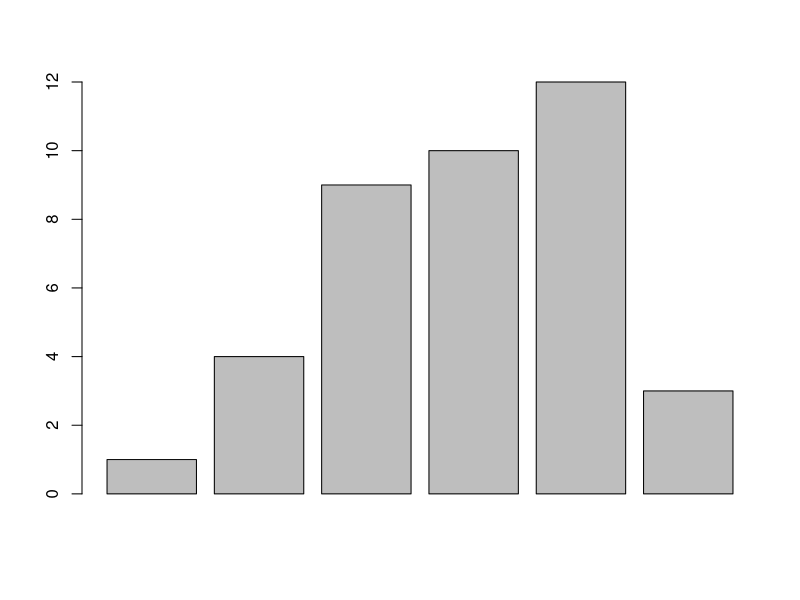
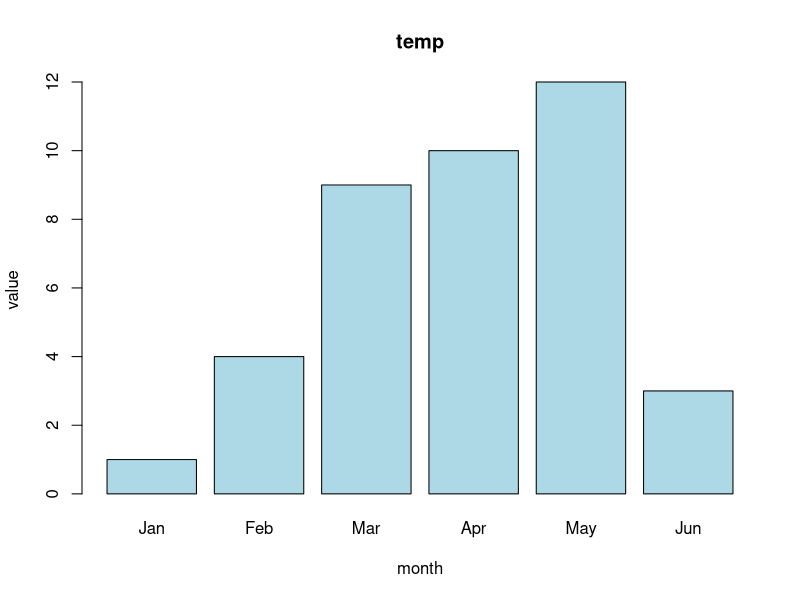
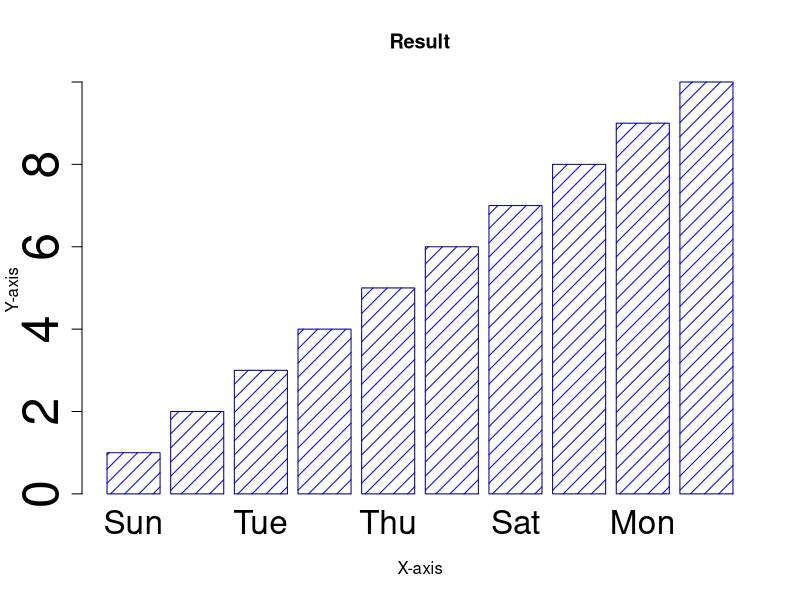
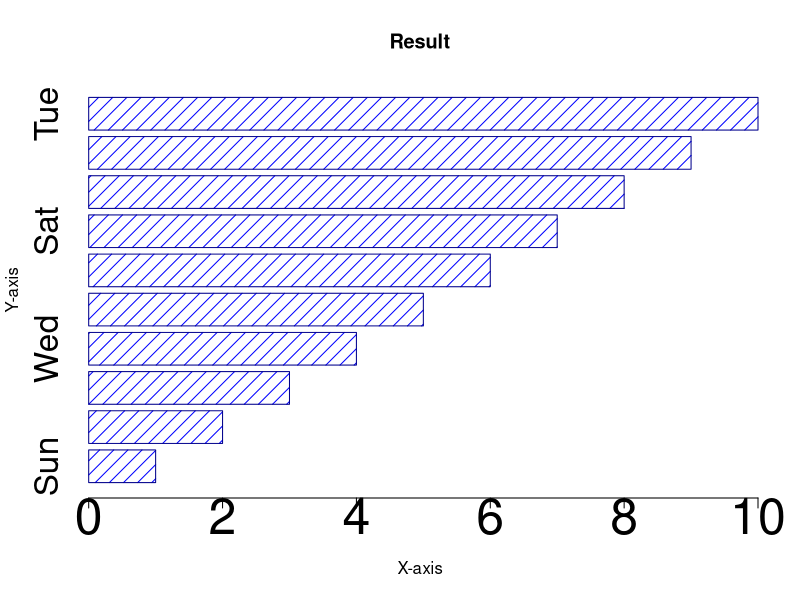
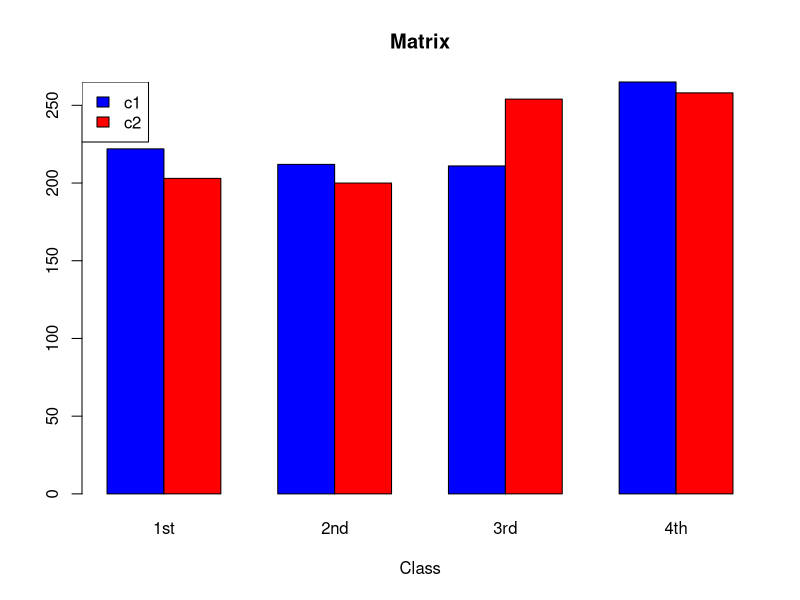
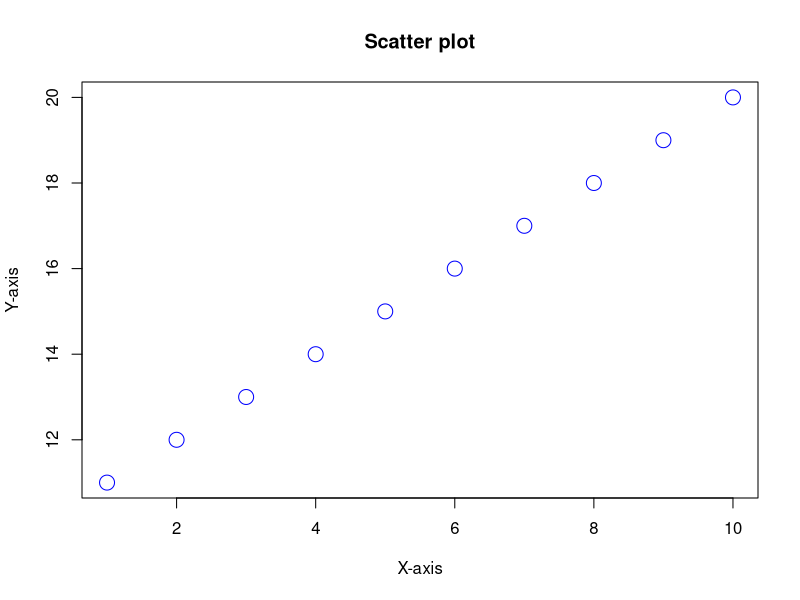
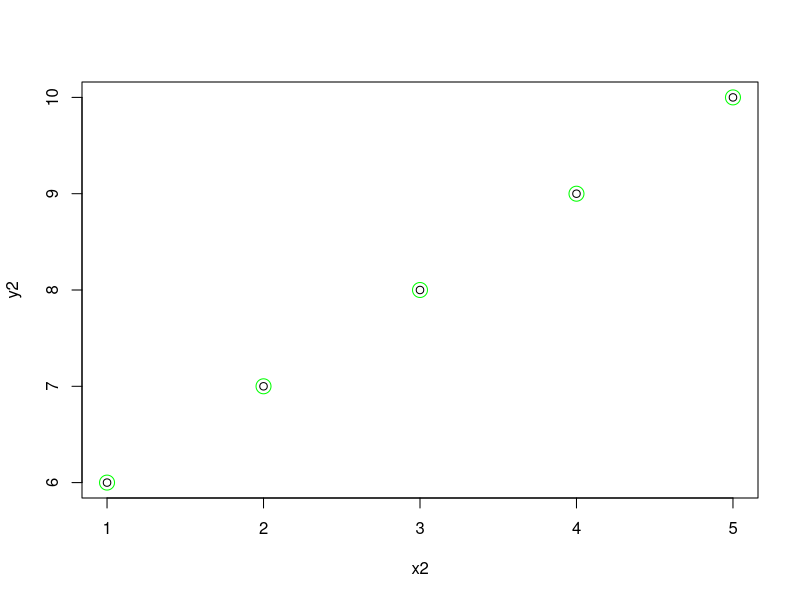
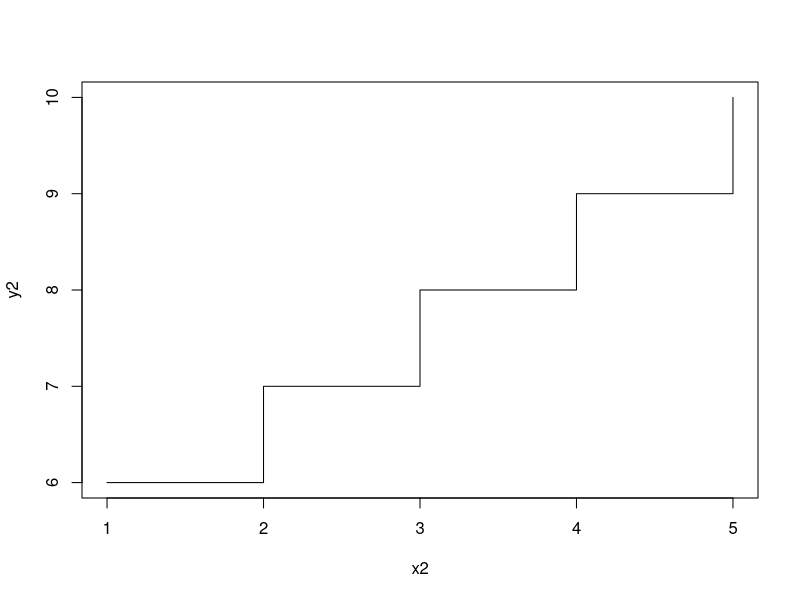

Write R code to recreate these figures, in order.
#plots

#barplot() : used to represent data in bar graphs
# syntax: barplot(v, xlab, ylab, main, col, names.arg)
#main- title of the bar plot
#xlab- name for x-axis
#ylab- name for y-axis
#col- color of bars
#names.arg- titles below bars
a<-c(1,4,9,10,12,3)
barplot(a)
barplot(a, main = "temp", xlab="month",ylab="value",col = "lightblue", names.arg=c("Jan","Feb","Mar","Apr","May","Jun"))

x<-c(1:10)
result<-barplot(x, main="Result",xlab="X-axis",ylab = "Y-axis",names.arg=c("Sun","Mon","Tue","Wed","Thu","Fri","Sat","Sun","Mon","Tue"),col = "blue",density = 10,border = "darkblue",cex.names = 2,cex.axis = 3)
# to change the texture of the bar plot, density is used
# to change the color of border, border=color is used
# for character expansion, use cex.names, cex.axis

#to convert a bar plot into horizontal, use horiz=true
result1<-barplot(x, main="Result",xlab="X-axis",ylab = "Y-axis",names.arg=c("Sun","Mon","Tue","Wed","Thu","Fri","Sat","Sun","Mon","Tue"),col = "blue",density = 10,border = "darkblue",cex.names = 2,cex.axis = 3, horiz = TRUE)

z<-matrix(c(222,203,212,200,211,254,265,258), nrow=2, ncol=4)
lt<-barplot(z, main="Matrix",xlab = "Class", names.arg = c("1st","2nd","3rd","4th"), col=c("blue","red"),beside = TRUE)
# beside is used for making plots side by side. otherwise they will be on top of each
legend("topleft",c("c1","c2"),fill = c("blue","red"))


# scatterplot : used to create scatterplots
# syntax: plot()
x1<-c(1:10)
y1<-c(11:20)
plot(x1,y1,main = "Scatter plot",xlab = "X-axis",ylab = "Y-axis",col="blue",cex=2)

x2 <- c(1:5)
y2 <- c(6:10)
plot(x2, y2)
points(x2, y2, col = "green", cex = 2)  # to compare two scatter plots, we will use points function
plot(x2,y2,type = "s") #staircase will be represented
plot(x2,y2,type="p") #circle/ scatter
plot(x2,y2,type="o")  #circle along with trendline. no break b/w circle and line
plot(x2,y2,type="n") #empty graph
plot(x2,y2,type="l")  # line graph
plot(x2,y2,type="b") # line graph with circles. break b/w circle and line
# type tells what the graph element to represent data

v<-c(13,22,28,7,31)
w<-c(11,13,32,6,35)
lines(v,type = "o",col="blue")
lines(w,type="o",col="green")
# to compare two scatter plots with line, lines function will be used. there should be two vectors to compare. run the chunks to understand better



#create 3 numeric vectors, represent these vectors in a line graph
#assign the title according to your choice and also label "x-axis" and "y-axis"
# for 1st vector, the type should be "s" and color green
# for 2nd vector, the type should be "o" and color blue
# for 3rd vector, the type should be "s" and color black
# compare all line graphs
a1<-c(1:10)
b1<-c(11:20)
c1<-c(21:30)
plot(a1, main="Vector 1",xlab="X-axis", ylab="Y-axis", type="n")
#plot(b1, main="Vector 2",xlab="X-axis", ylab="Y-axis")
#plot(c1, main="Vector 3",xlab="X-axis", ylab="Y-axis")
lines(a1,type="s",col="green")
lines(b1,type="o",col="blue")
lines(c1,type="s",col="black")


# create a matrix and represent matrix as scatter plot
# create two vectors and represent these vectors as scatter plot
# create two more vectors and represent these vectors as scatter plot
# compare the scatter plots
a2<-matrix(c(1:10),nrow = 2,ncol=5)
plot(a2,col="black")
b2<-c(11:20)
c2<-c(21:30)
plot(b2,c2,col="blue")
points(b2,c2,col="violet",cex=2)
d2<-c(31:40)
e2<-c(41:50)
plot(d2,e2,col="green")
points(d2,e2,col="violet",cex=2)
#run chunks for better understanding

plot(d2,e2,col='blue',type="l",lwd=10)  # lwd used to change the texture i.e. width of the line
plot(d2,e2,col='blue',type="l",lwd=10, lty=12) # lty is used to change the texture of the line i.e. with breaks
plot(d2,e2,col='blue',type="b",lwd=10, lty=12, pch=4) 
plot(d2,e2,col='blue',type="o",lwd=10, lty=12, pch=1)
# pch is used to change the texture of the circle in the plot. it will be only applicable for type "b" and "o"
plot(d2,e2,col='blue',type="o",lwd=10, lty=12, pch=LETTERS[1:5])   # this will print letters instead of circle
plot(d2,e2,col='blue',type="l",xlim = c(0,10), ylim=c(10,20)) # x axis limits will be in between 0 to 10 and y-axis limits will be in b/w 10 to 20

#  pie() : used to create a pie chart
xx<-c(23,56,20,63)
label<-c("A","B","C","D")
pie(xx,label)

xx1<-c(23,56,20,63)
label2<-LETTERS[1:4]
pie(xx1,label2,main="Pie chart")

xx2<-c(23,56,20,63)
label3<-LETTERS[1:4]
pie(xx2,label3, main="Graph",col=c("Red","Green","Blue","Orange"))  # this will change the color of pies. otherwise will use the default color

# install.packages("plotrix")  # this will be useful to create 3d pie charts
library(plotrix)
xx4<-c(100,150,200,300,600)
pie3D(xx4, main="3D chart", labels=LETTERS[1:5],col=c("lightblue","orange","green","violet","red"))
legend("topleft",c("100","200","300","400","500"),fill=c("lightblue","orange","green","violet","red"))
# the order of the color will be applicable to order of the data